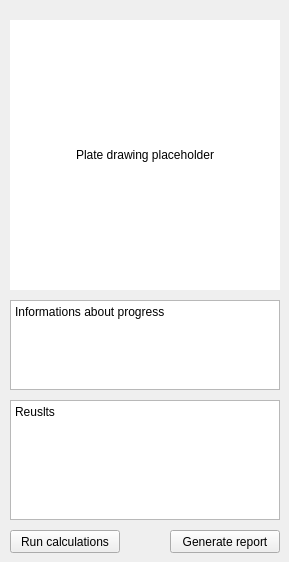
      <widget class="QWidget" name="plate_page">
       <widget class="QPushButton" name="p_run_btn">
        <property name="geometry">
         <rect>
          <x>10</x>
          <y>530</y>
          <width>110</width>
          <height>23</height>
         </rect>
        </property>
        <property name="text">
         <string>Run calculations</string>
        </property>
       </widget>
       <widget class="QPushButton" name="p_report_btn">
        <property name="geometry">
         <rect>
          <x>170</x>
          <y>530</y>
          <width>110</width>
          <height>23</height>
         </rect>
        </property>
        <property name="text">
         <string>Generate report</string>
        </property>
       </widget>
       <widget class="QTextBrowser" name="p_info_textBrowser">
        <property name="geometry">
         <rect>
          <x>10</x>
          <y>300</y>
          <width>270</width>
          <height>90</height>
         </rect>
        </property>
        <property name="html">
         <string>&lt;!DOCTYPE HTML PUBLIC &quot;-//W3C//DTD HTML 4.0//EN&quot; &quot;http://www.w3.org/TR/REC-html40/strict.dtd&quot;&gt;
&lt;html&gt;&lt;head&gt;&lt;meta name=&quot;qrichtext&quot; content=&quot;1&quot; /&gt;&lt;style type=&quot;text/css&quot;&gt;
p, li { white-space: pre-wrap; }
&lt;/style&gt;&lt;/head&gt;&lt;body style=&quot; font-family:'MS Shell Dlg 2'; font-size:12px; font-weight:400; font-style:normal;&quot;&gt;
&lt;p style=&quot; margin-top:0px; margin-bottom:0px; margin-left:0px; margin-right:0px; -qt-block-indent:0; text-indent:0px;&quot;&gt;&lt;span style=&quot; font-size:12px;&quot;&gt;Informations about progress&lt;/span&gt;&lt;/p&gt;&lt;/body&gt;&lt;/html&gt;</string>
        </property>
       </widget>
       <widget class="QTextBrowser" name="p_results_textBrowser">
        <property name="geometry">
         <rect>
          <x>10</x>
          <y>400</y>
          <width>270</width>
          <height>120</height>
         </rect>
        </property>
        <property name="html">
         <string>&lt;!DOCTYPE HTML PUBLIC &quot;-//W3C//DTD HTML 4.0//EN&quot; &quot;http://www.w3.org/TR/REC-html40/strict.dtd&quot;&gt;
&lt;html&gt;&lt;head&gt;&lt;meta name=&quot;qrichtext&quot; content=&quot;1&quot; /&gt;&lt;style type=&quot;text/css&quot;&gt;
p, li { white-space: pre-wrap; }
&lt;/style&gt;&lt;/head&gt;&lt;body style=&quot; font-family:'MS Shell Dlg 2'; font-size:12px; font-weight:400; font-style:normal;&quot;&gt;
&lt;p style=&quot; margin-top:0px; margin-bottom:0px; margin-left:0px; margin-right:0px; -qt-block-indent:0; text-indent:0px;&quot;&gt;&lt;span style=&quot; font-size:12px;&quot;&gt;Reuslts&lt;/span&gt;&lt;/p&gt;&lt;/body&gt;&lt;/html&gt;</string>
        </property>
       </widget>
       <widget class="QLabel" name="p_sup_elementDraw">
        <property name="geometry">
         <rect>
          <x>10</x>
          <y>20</y>
          <width>270</width>
          <height>270</height>
         </rect>
        </property>
        <property name="styleSheet">
         <string notr="true">background-color: rgb(255, 255, 255);</string>
        </property>
        <property name="text">
         <string>Plate drawing placeholder</string>
        </property>
        <property name="scaledContents">
         <bool>true</bool>
        </property>
        <property name="alignment">
         <set>Qt::AlignCenter</set>
        </property>
       </widget>
       <widget class="QLabel" name="p_span_elementDraw">
        <property name="geometry">
         <rect>
          <x>10</x>
          <y>20</y>
          <width>270</width>
          <height>270</height>
         </rect>
        </property>
        <property name="styleSheet">
         <string notr="true">background-color: rgb(255, 255, 255);</string>
        </property>
        <property name="text">
         <string>Plate drawing placeholder</string>
        </property>
        <property name="scaledContents">
         <bool>true</bool>
        </property>
        <property name="alignment">
         <set>Qt::AlignCenter</set>
        </property>
       </widget>
      </widget>
